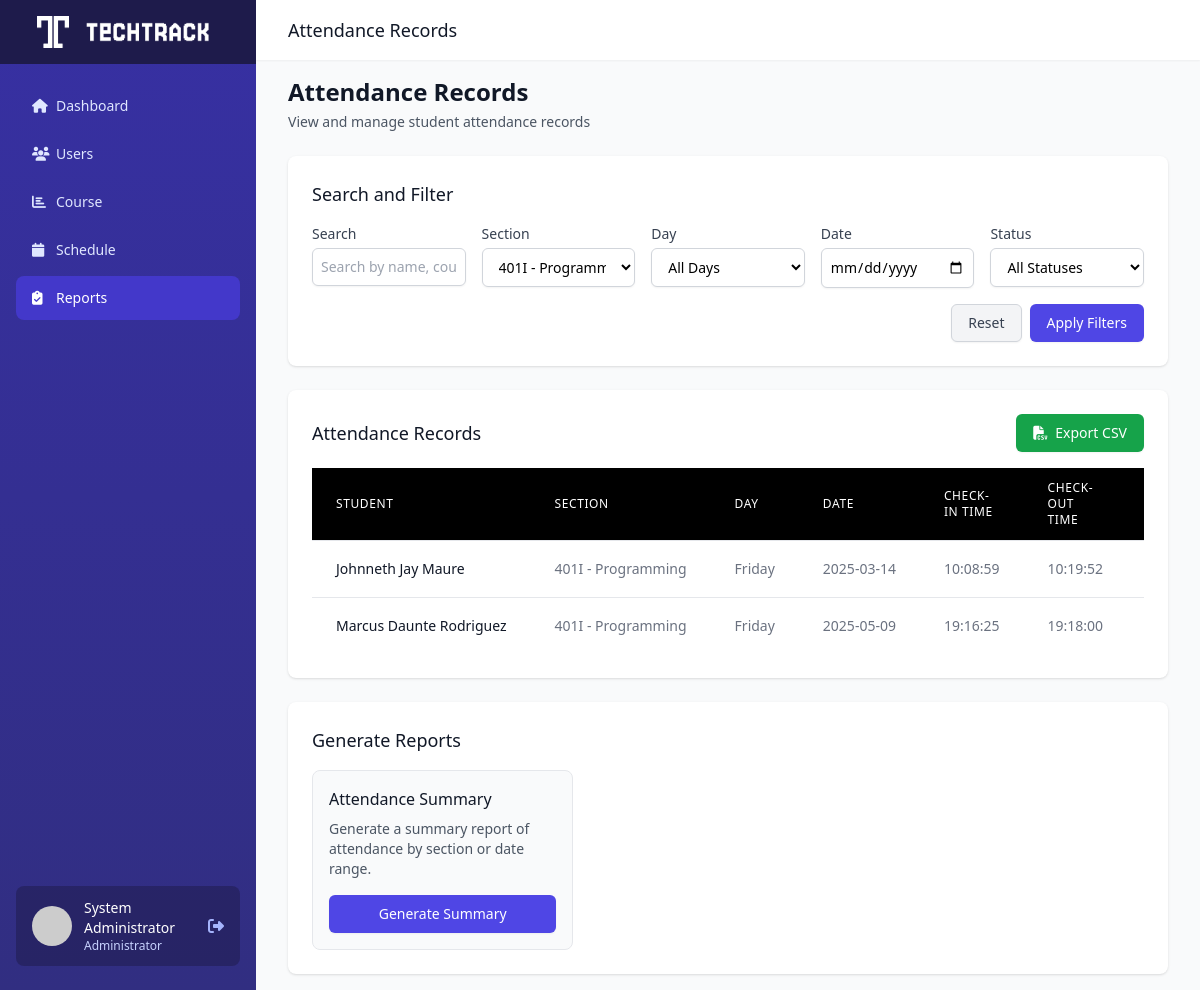
/admin/display_attendance.php?section=18 (signed in), run on the app's committed database.
### tables this page shows
CREATE TABLE `user` (
  `user_id` int(11) NOT NULL,
  `id_number` varchar(20) NOT NULL,
  `email` varchar(255) NOT NULL,
  `password` varchar(255) NOT NULL,
  `name` varchar(255) NOT NULL,
  `section` varchar(20) DEFAULT NULL,
  `rfid_tag` varchar(255) DEFAULT NULL,
  `role_id` int(1) NOT NULL
);

CREATE TABLE `schedules` (
  `schedule_id` int(11) NOT NULL,
  `section` varchar(50) NOT NULL,
  `course_id` int(11) NOT NULL,
  `instructor_id` int(11) NOT NULL,
  `room` varchar(50) NOT NULL,
  `day` enum('Monday','Tuesday','Wednesday','Thursday','Friday','Saturday','Sunday') NOT NULL,
  `start_time` time NOT NULL,
  `end_time` time NOT NULL,
  `checkin_grace_period` int(11) NOT NULL DEFAULT 10,
  `checkout_grace_period` int(11) NOT NULL DEFAULT 10
);

CREATE TABLE `courses` (
  `course_id` int(11) NOT NULL,
  `course_name` varchar(255) NOT NULL,
  `start_date` date NOT NULL,
  `end_date` date NOT NULL
);

### admin/display_attendance.php (the view, shortened to what the rows shown need)
<?php
include '../db_config.php';
$stmt = $conn->prepare("SELECT name FROM user WHERE id_number = ? AND role_id = 1");
$stmt->bind_param("s", $_SESSION['user_id']);
$stmt->execute();
$result_admin = $stmt->get_result();
$admin = $result_admin->fetch_assoc();
$search = $_GET['search'] ?? '';
$section_filter = $_GET['section'] ?? '';
$day_filter = $_GET['day'] ?? '';
$date_filter = $_GET['date'] ?? '';
$status_filter = $_GET['status'] ?? '';
$query = "SELECT DISTINCT
            u.name AS student_name,
            s.section,
            c.course_name,
            s.day,
            a.date ,
            a.check_in_time,
            a.check_out_time,
            CASE
                WHEN a.status IS NULL THEN 'Absent'
                ELSE a.status
            END as status
          FROM enrollment e
          JOIN schedules s ON e.schedule_id = s.schedule_id
          JOIN courses c ON s.course_id = c.course_id
          JOIN user u ON e.user_id = u.user_id
          JOIN attendance a ON s.schedule_id = a.schedule_id AND e.user_id = a.user_id
          WHERE u.role_id = 3";
if (!empty($section_filter)) {
    $query .= " AND s.schedule_id = ?";
}
$query .= " ORDER BY s.section, u.name";
$stmt = $conn->prepare($query);
if (!empty($search) || !empty($section_filter) || !empty($day_filter) || !empty($date_filter) || !empty($status_filter)) {
    $types = "";
    $params = [];
    if (!empty($section_filter)) {
        $types .= "i";
        $params[] = $section_filter;
    }
    if (!empty($params)) {
        $stmt->bind_param($types, ...$params);
    }
}
$stmt->execute();
$result = $stmt->get_result();
?>
<!DOCTYPE html>
<html lang="en">
<head>
    <script src="https://cdn.tailwindcss.com"></script>
    <link rel="stylesheet" href="https://cdnjs.cloudflare.com/ajax/libs/font-awesome/6.4.0/css/all.min.css">
</head>
<body class="bg-gray-50">
    <div class="flex h-screen overflow-hidden">
        <div class="hidden md:flex md:flex-shrink-0">
            <div class="flex flex-col w-64 bg-gradient-to-b from-indigo-800 to-indigo-900">
                <div class="flex flex-col flex-grow px-4 mt-5">
                    <div class="flex items-center px-4 py-3 mt-auto mb-6 bg-indigo-950 bg-opacity-50 rounded-lg">
                        <div class="ml-3">
                            <p class="text-sm font-medium text-white"><?= htmlspecialchars($admin['name']) ?></p>
                            <p class="text-xs text-indigo-200">Administrator</p>
                        </div>
                    </div>
                </div>
            </div>
        </div>
        <div class="flex flex-col flex-1 overflow-y-auto">
            <header class="bg-white shadow-sm z-10">
                <div class="px-4 sm:px-6 lg:px-8 py-4">
                    <div class="flex items-center justify-between">
                        <h1 class="text-lg font-medium text-gray-900">Attendance Records</h1>
                    </div>
                </div>
            </header>
            <main class="flex-1 p-4 sm:px-6 lg:px-8 bg-gray-50">
                <div class="mb-6">
                    <h1 class="text-2xl font-semibold text-gray-900">Attendance Records</h1>
                </div>
                <div class="bg-white shadow overflow-hidden sm:rounded-lg mb-6">
                    <div class="px-4 py-5 sm:p-6">
                        <div class="overflow-x-auto">
                            <table id="attendanceTable" class="min-w-full divide-y divide-gray-200">
                                <thead class="bg-black text-white">
                                    <tr>
                                        <th scope="col" class="px-6 py-3 text-left text-xs font-medium uppercase tracking-wider">Student</th>
                                        <th scope="col" class="px-6 py-3 text-left text-xs font-medium uppercase tracking-wider">Section</th>
                                        <th scope="col" class="px-6 py-3 text-left text-xs font-medium uppercase tracking-wider">Day</th>
                                        <th scope="col" class="px-6 py-3 text-left text-xs font-medium uppercase tracking-wider">Date</th>
                                        <th scope="col" class="px-6 py-3 text-left text-xs font-medium uppercase tracking-wider">Check-in Time</th>
                                        <th scope="col" class="px-6 py-3 text-left text-xs font-medium uppercase tracking-wider">Check-out Time</th>
                                        <th scope="col" class="px-6 py-3 text-left text-xs font-medium uppercase tracking-wider">Status</th>
                                    </tr>
                                </thead>
                                <tbody class="bg-white divide-y divide-gray-200">
                                    <?php if ($result->num_rows > 0): ?>
                                        <?php while ($row = $result->fetch_assoc()): ?>
                                            <tr>
                                                <td class="px-6 py-4 whitespace-nowrap text-sm font-medium text-gray-900"><?= htmlspecialchars($row['student_name']) ?></td>
                                                <td class="px-6 py-4 whitespace-nowrap text-sm text-gray-500">
                                                    <?= htmlspecialchars($row['section']) ?> - <?= htmlspecialchars($row['course_name']) ?>
                                                </td>
                                                <td class="px-6 py-4 whitespace-nowrap text-sm text-gray-500"><?= htmlspecialchars($row['day']) ?></td>
                                                <td class="px-6 py-4 whitespace-nowrap text-sm text-gray-500"><?= htmlspecialchars($row['date']) ?></td>
                                                <td class="px-6 py-4 whitespace-nowrap text-sm text-gray-500"><?= htmlspecialchars($row['check_in_time']) ?></td>
                                                <td class="px-6 py-4 whitespace-nowrap text-sm text-gray-500">
                                                    <?= !empty($row['check_out_time']) ? htmlspecialchars($row['check_out_time']) : 'N/A' ?>
                                                </td>
                                                <td class="px-6 py-4 whitespace-nowrap">
                                                </td>
                                            </tr>
                                        <?php endwhile; ?>
                                    <?php else: ?>
                                        <tr>
                                            <td colspan="7" class="px-6 py-4 text-center text-sm text-gray-500">No attendance records found</td>
                                        </tr>
                                    <?php endif; ?>
                                </tbody>
                            </table>
                        </div>
                    </div>
                </div>
            </main>
        </div>
    </div>
</body>
</html>

### data on the page
user: name "System Administrator"
schedules: student_name "Johnneth Jay Maure", section "401I", course.course_name "Programming", day "Friday", date "2025-03-14", check_in_time "10:08:59", check_out_time "10:19:52", student_name "Marcus Daunte Rodriguez", date "2025-05-09", check_in_time "19:16:25", check_out_time "19:18:00"

### other printed values
form field section "401I - Programming"
